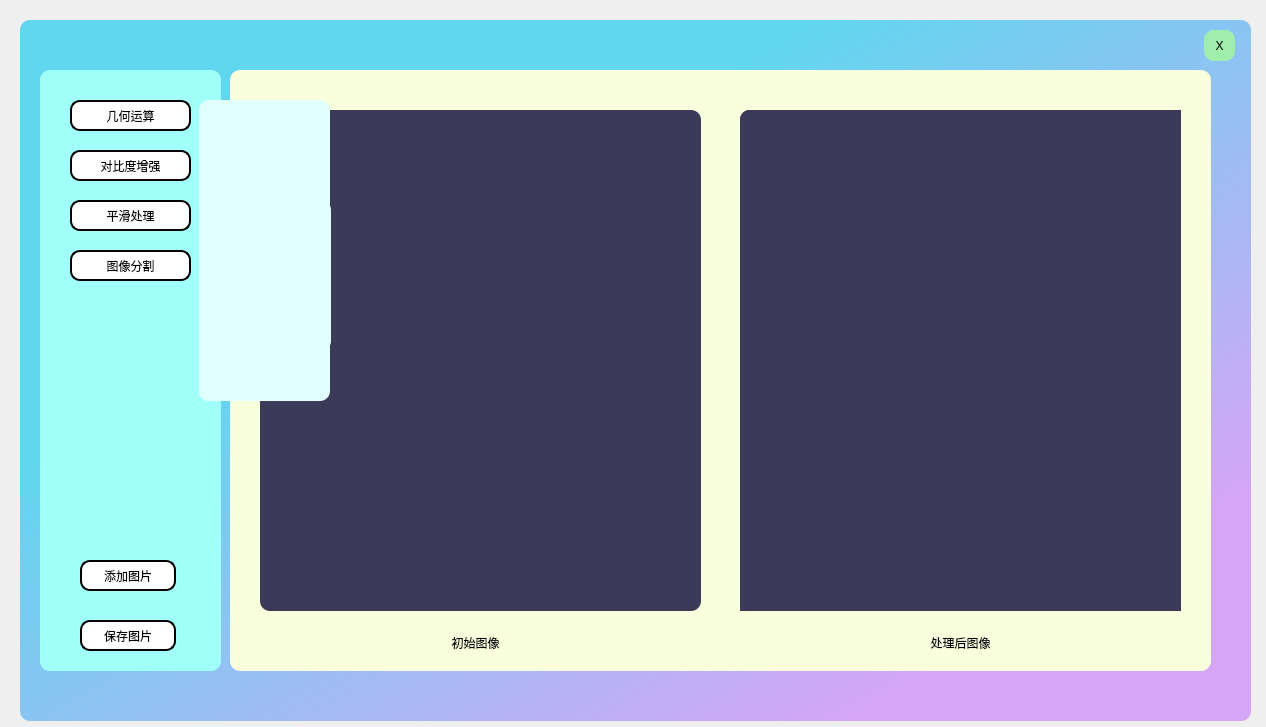
<?xml version="1.0" encoding="UTF-8"?>
<ui version="4.0">
 <class>MainWindow</class>
 <widget class="QMainWindow" name="MainWindow">
  <property name="geometry">
   <rect>
    <x>0</x>
    <y>0</y>
    <width>1266</width>
    <height>727</height>
   </rect>
  </property>
  <property name="windowTitle">
   <string>MainWindow</string>
  </property>
  <widget class="QWidget" name="centralwidget">
   <widget class="QWidget" name="widget" native="true">
    <property name="geometry">
     <rect>
      <x>20</x>
      <y>20</y>
      <width>1231</width>
      <height>701</height>
     </rect>
    </property>
    <property name="styleSheet">
     <string notr="true">border-radius:10px;
background-color: qlineargradient(spread:pad, x1:0, y1:0, x2:1, y2:1, stop:0.322034 rgba(97, 214, 239, 255), stop:0.836158 rgba(213, 165, 248, 255));</string>
    </property>
    <widget class="QFrame" name="frame">
     <property name="geometry">
      <rect>
       <x>20</x>
       <y>50</y>
       <width>181</width>
       <height>601</height>
      </rect>
     </property>
     <property name="styleSheet">
      <string notr="true">background-color: rgb(161, 255, 249);</string>
     </property>
     <property name="frameShape">
      <enum>QFrame::StyledPanel</enum>
     </property>
     <property name="frameShadow">
      <enum>QFrame::Raised</enum>
     </property>
     <widget class="QPushButton" name="pushButton_Geometric">
      <property name="geometry">
       <rect>
        <x>30</x>
        <y>30</y>
        <width>121</width>
        <height>31</height>
       </rect>
      </property>
      <property name="styleSheet">
       <string notr="true">QPushButton {
                            border: 2px solid black;
                            border-radius: 10px; /* 圆角半径 */
                            padding: 6px; /* 按钮内边距 */
                            background-color: white;
                            min-width: 80px;
                        }
                        QPushButton:hover {
                            background-color: lightgray;
                        }
                        QPushButton:pressed {
                            background-color: gray;
                            padding-top: 8px;
                            padding-left: 8px;
                            padding-bottom: 4px;
                            padding-right: 4px;
                        }</string>
      </property>
      <property name="text">
       <string>几何运算</string>
      </property>
     </widget>
     <widget class="QPushButton" name="pushButton_Contrast">
      <property name="geometry">
       <rect>
        <x>30</x>
        <y>80</y>
        <width>121</width>
        <height>31</height>
       </rect>
      </property>
      <property name="styleSheet">
       <string notr="true">QPushButton {
                            border: 2px solid black;
                            border-radius: 10px; /* 圆角半径 */
                            padding: 6px; /* 按钮内边距 */
                            background-color: white;
                            min-width: 80px;
                        }
                        QPushButton:hover {
                            background-color: lightgray;
                        }
                        QPushButton:pressed {
                            background-color: gray;
                            padding-top: 8px;
                            padding-left: 8px;
                            padding-bottom: 4px;
                            padding-right: 4px;
                        }</string>
      </property>
      <property name="text">
       <string>对比度增强</string>
      </property>
     </widget>
     <widget class="QPushButton" name="pushButton_Smooth">
      <property name="geometry">
       <rect>
        <x>30</x>
        <y>130</y>
        <width>121</width>
        <height>31</height>
       </rect>
      </property>
      <property name="styleSheet">
       <string notr="true">QPushButton {
                            border: 2px solid black;
                            border-radius: 10px; /* 圆角半径 */
                            padding: 6px; /* 按钮内边距 */
                            background-color: white;
                            min-width: 80px;
                        }
                        QPushButton:hover {
                            background-color: lightgray;
                        }
                        QPushButton:pressed {
                            background-color: gray;
                            padding-top: 8px;
                            padding-left: 8px;
                            padding-bottom: 4px;
                            padding-right: 4px;
                        }</string>
      </property>
      <property name="text">
       <string>平滑处理</string>
      </property>
     </widget>
     <widget class="QPushButton" name="pushButton_Partition">
      <property name="geometry">
       <rect>
        <x>30</x>
        <y>180</y>
        <width>121</width>
        <height>31</height>
       </rect>
      </property>
      <property name="styleSheet">
       <string notr="true">QPushButton {
                            border: 2px solid black;
                            border-radius: 10px; /* 圆角半径 */
                            padding: 6px; /* 按钮内边距 */
                            background-color: white;
                            min-width: 80px;
                        }
                        QPushButton:hover {
                            background-color: lightgray;
                        }
                        QPushButton:pressed {
                            background-color: gray;
                            padding-top: 8px;
                            padding-left: 8px;
                            padding-bottom: 4px;
                            padding-right: 4px;
                        }</string>
      </property>
      <property name="text">
       <string>图像分割</string>
      </property>
     </widget>
     <widget class="QPushButton" name="pushButton_add">
      <property name="geometry">
       <rect>
        <x>40</x>
        <y>490</y>
        <width>96</width>
        <height>31</height>
       </rect>
      </property>
      <property name="styleSheet">
       <string notr="true">QPushButton {
                            border: 2px solid black;
                            border-radius: 10px; /* 圆角半径 */
                            padding: 6px; /* 按钮内边距 */
                            background-color: white;
                            min-width: 80px;
                        }
                        QPushButton:hover {
                            background-color: lightgray;
                        }
                        QPushButton:pressed {
                            background-color: gray;
                            padding-top: 8px;
                            padding-left: 8px;
                            padding-bottom: 4px;
                            padding-right: 4px;
                        }</string>
      </property>
      <property name="text">
       <string>添加图片</string>
      </property>
     </widget>
     <widget class="QPushButton" name="pushButton_save">
      <property name="geometry">
       <rect>
        <x>40</x>
        <y>550</y>
        <width>96</width>
        <height>31</height>
       </rect>
      </property>
      <property name="styleSheet">
       <string notr="true">QPushButton {
                            border: 2px solid black;
                            border-radius: 10px; /* 圆角半径 */
                            padding: 6px; /* 按钮内边距 */
                            background-color: white;
                            min-width: 80px;
                        }
                        QPushButton:hover {
                            background-color: lightgray;
                        }
                        QPushButton:pressed {
                            background-color: gray;
                            padding-top: 8px;
                            padding-left: 8px;
                            padding-bottom: 4px;
                            padding-right: 4px;
                        }</string>
      </property>
      <property name="text">
       <string>保存图片</string>
      </property>
     </widget>
    </widget>
    <widget class="QFrame" name="frame_2">
     <property name="geometry">
      <rect>
       <x>210</x>
       <y>50</y>
       <width>981</width>
       <height>601</height>
      </rect>
     </property>
     <property name="styleSheet">
      <string notr="true">background-color: rgb(249, 255, 220);</string>
     </property>
     <property name="frameShape">
      <enum>QFrame::StyledPanel</enum>
     </property>
     <property name="frameShadow">
      <enum>QFrame::Raised</enum>
     </property>
     <widget class="QFrame" name="frame_initialimage">
      <property name="geometry">
       <rect>
        <x>30</x>
        <y>40</y>
        <width>441</width>
        <height>501</height>
       </rect>
      </property>
      <property name="styleSheet">
       <string notr="true">background-color: rgb(59, 59, 89);</string>
      </property>
      <property name="frameShape">
       <enum>QFrame::StyledPanel</enum>
      </property>
      <property name="frameShadow">
       <enum>QFrame::Raised</enum>
      </property>
     </widget>
     <widget class="QFrame" name="frame_retimage">
      <property name="geometry">
       <rect>
        <x>510</x>
        <y>40</y>
        <width>441</width>
        <height>501</height>
       </rect>
      </property>
      <property name="styleSheet">
       <string notr="true">background-color: rgb(59, 59, 89);</string>
      </property>
      <property name="frameShape">
       <enum>QFrame::StyledPanel</enum>
      </property>
      <property name="frameShadow">
       <enum>QFrame::Raised</enum>
      </property>
      <widget class="QScrollArea" name="scrollArea_retimage">
       <property name="geometry">
        <rect>
         <x>0</x>
         <y>0</y>
         <width>461</width>
         <height>521</height>
        </rect>
       </property>
       <property name="styleSheet">
        <string notr="true">border-radius:10px;</string>
       </property>
       <property name="widgetResizable">
        <bool>false</bool>
       </property>
       <widget class="QWidget" name="scrollAreaWidgetContents_retimage">
        <property name="geometry">
         <rect>
          <x>0</x>
          <y>0</y>
          <width>4000</width>
          <height>4000</height>
         </rect>
        </property>
        <property name="styleSheet">
         <string notr="true">border-radius:10px;</string>
        </property>
       </widget>
      </widget>
     </widget>
     <widget class="QTextEdit" name="textEdit">
      <property name="geometry">
       <rect>
        <x>30</x>
        <y>560</y>
        <width>431</width>
        <height>31</height>
       </rect>
      </property>
      <property name="styleSheet">
       <string notr="true">background-color: rgb(249, 255, 220);</string>
      </property>
      <property name="html">
       <string>&lt;!DOCTYPE HTML PUBLIC &quot;-//W3C//DTD HTML 4.0//EN&quot; &quot;http://www.w3.org/TR/REC-html40/strict.dtd&quot;&gt;
&lt;html&gt;&lt;head&gt;&lt;meta name=&quot;qrichtext&quot; content=&quot;1&quot; /&gt;&lt;style type=&quot;text/css&quot;&gt;
p, li { white-space: pre-wrap; }
&lt;/style&gt;&lt;/head&gt;&lt;body style=&quot; font-family:'SimSun'; font-size:9pt; font-weight:400; font-style:normal;&quot;&gt;
&lt;p align=&quot;center&quot; style=&quot; margin-top:0px; margin-bottom:0px; margin-left:0px; margin-right:0px; -qt-block-indent:0; text-indent:0px;&quot;&gt;初始图像&lt;/p&gt;&lt;/body&gt;&lt;/html&gt;</string>
      </property>
     </widget>
     <widget class="QTextEdit" name="textEdit_2">
      <property name="geometry">
       <rect>
        <x>510</x>
        <y>560</y>
        <width>441</width>
        <height>31</height>
       </rect>
      </property>
      <property name="styleSheet">
       <string notr="true">background-color: rgb(249, 255, 220);</string>
      </property>
      <property name="html">
       <string>&lt;!DOCTYPE HTML PUBLIC &quot;-//W3C//DTD HTML 4.0//EN&quot; &quot;http://www.w3.org/TR/REC-html40/strict.dtd&quot;&gt;
&lt;html&gt;&lt;head&gt;&lt;meta name=&quot;qrichtext&quot; content=&quot;1&quot; /&gt;&lt;style type=&quot;text/css&quot;&gt;
p, li { white-space: pre-wrap; }
&lt;/style&gt;&lt;/head&gt;&lt;body style=&quot; font-family:'SimSun'; font-size:9pt; font-weight:400; font-style:normal;&quot;&gt;
&lt;p align=&quot;center&quot; style=&quot; margin-top:0px; margin-bottom:0px; margin-left:0px; margin-right:0px; -qt-block-indent:0; text-indent:0px;&quot;&gt;处理后图像&lt;/p&gt;&lt;/body&gt;&lt;/html&gt;</string>
      </property>
      <property name="overwriteMode">
       <bool>true</bool>
      </property>
     </widget>
    </widget>
    <widget class="QWidget" name="transformationContainer_1" native="true">
     <property name="geometry">
      <rect>
       <x>179</x>
       <y>80</y>
       <width>131</width>
       <height>141</height>
      </rect>
     </property>
     <property name="toolTipDuration">
      <number>0</number>
     </property>
     <property name="styleSheet">
      <string notr="true">background-color: rgb(226, 255, 255);</string>
     </property>
    </widget>
    <widget class="QWidget" name="transformationContainer_2" native="true">
     <property name="geometry">
      <rect>
       <x>179</x>
       <y>130</y>
       <width>131</width>
       <height>141</height>
      </rect>
     </property>
     <property name="toolTipDuration">
      <number>0</number>
     </property>
     <property name="styleSheet">
      <string notr="true">background-color: rgb(226, 255, 255);</string>
     </property>
    </widget>
    <widget class="QWidget" name="transformationContainer_3" native="true">
     <property name="geometry">
      <rect>
       <x>180</x>
       <y>180</y>
       <width>131</width>
       <height>151</height>
      </rect>
     </property>
     <property name="toolTipDuration">
      <number>0</number>
     </property>
     <property name="styleSheet">
      <string notr="true">background-color: rgb(226, 255, 255);</string>
     </property>
    </widget>
    <widget class="QWidget" name="transformationContainer_4" native="true">
     <property name="geometry">
      <rect>
       <x>179</x>
       <y>230</y>
       <width>131</width>
       <height>151</height>
      </rect>
     </property>
     <property name="toolTipDuration">
      <number>0</number>
     </property>
     <property name="styleSheet">
      <string notr="true">background-color: rgb(226, 255, 255);</string>
     </property>
    </widget>
    <widget class="QPushButton" name="pushButton_exit">
     <property name="geometry">
      <rect>
       <x>1184</x>
       <y>10</y>
       <width>31</width>
       <height>31</height>
      </rect>
     </property>
     <property name="styleSheet">
      <string notr="true">#pushButton_exit {
	background-color: rgb(160, 238, 171);
}

/* 定义鼠标悬停时的样式 */
#pushButton_exit:hover {
	background-color: rgb(221, 84, 66);
}</string>
     </property>
     <property name="text">
      <string>X</string>
     </property>
    </widget>
   </widget>
  </widget>
 </widget>
 <resources/>
 <connections/>
</ui>
